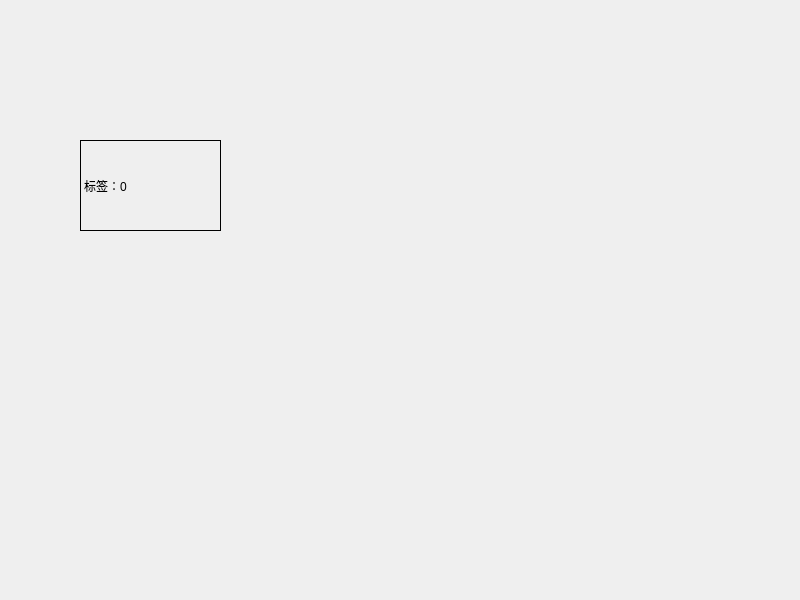
<?xml version="1.0" encoding="UTF-8"?>
<ui version="4.0">
 <class>Widget</class>
 <widget class="QWidget" name="Widget">
  <property name="geometry">
   <rect>
    <x>0</x>
    <y>0</y>
    <width>800</width>
    <height>600</height>
   </rect>
  </property>
  <property name="windowTitle">
   <string>Widget</string>
  </property>
  <widget class="QLabel" name="label">
   <property name="geometry">
    <rect>
     <x>80</x>
     <y>140</y>
     <width>141</width>
     <height>91</height>
    </rect>
   </property>
   <property name="frameShape">
    <enum>QFrame::Box</enum>
   </property>
   <property name="text">
    <string>标签：0</string>
   </property>
  </widget>
 </widget>
 <resources/>
 <connections/>
</ui>
